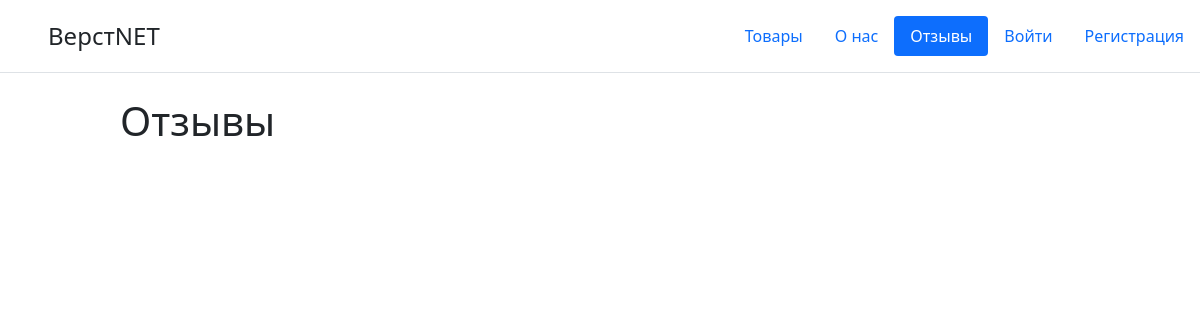
Before: /comments with the older database file.
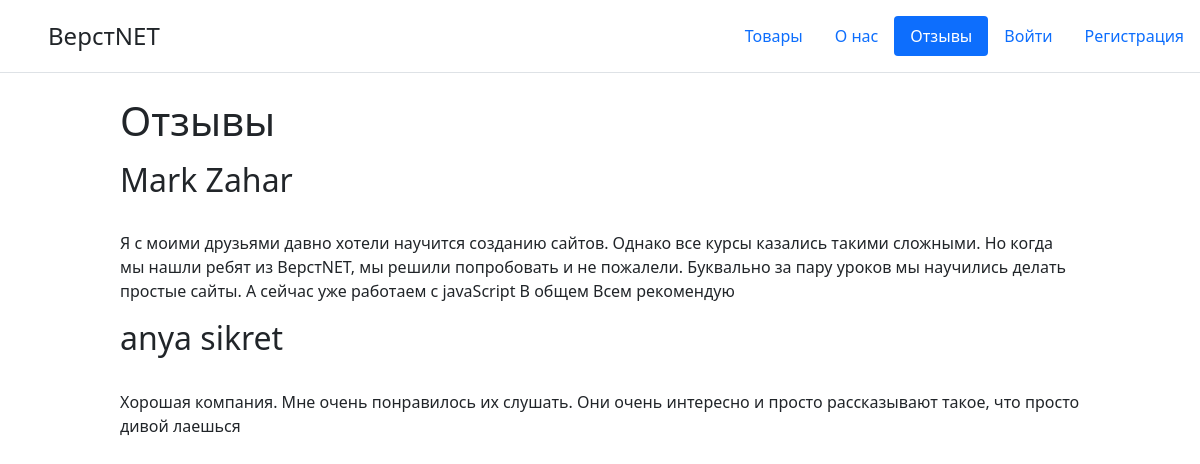
After: the same page with the newer database file.
### data/comments.py (models this page shows)
class Comments(SqlAlchemyBase, SerializerMixin):
    __tablename__ = 'comments'
    id = sqlalchemy.Column(sqlalchemy.Integer,
                           primary_key=True, autoincrement=True)
    user_id = sqlalchemy.Column(sqlalchemy.Integer, sqlalchemy.ForeignKey("users.id"))
    user = orm.relation('User')
    text = sqlalchemy.Column(sqlalchemy.String)

### data/user.py (models this page shows, shortened)
class User(SqlAlchemyBase, UserMixin, SerializerMixin):
    __tablename__ = 'users'
    id = sqlalchemy.Column(sqlalchemy.Integer,
                           primary_key=True, autoincrement=True)
    surname = sqlalchemy.Column(sqlalchemy.String)
    name = sqlalchemy.Column(sqlalchemy.String)
    email = sqlalchemy.Column(sqlalchemy.String)
    hashed_password = sqlalchemy.Column(sqlalchemy.String)

### main.py (the view)
@app.route('/comments', methods=['GET', 'POST'])
def comments():
    if request.method == 'POST':
        return redirect('/write_comment')
    db_sess = db_session.create_session()
    comm = db_sess.query(Comments).all()
    params = {
        'title': "ВерстNET",
        'now_tab': 3 ,
        'comments': comm
    }
    return render_template('comments.html', **params)

### data/db_session.py (called while the page is built)
def create_session() -> Session:
    global __factory
    return __factory()

### templates/comments.html (shortened to what this page needs)
{% extends "base.html" %}
{% block content %}
<div style="display: block; margin: 0 10%">
    <form method="post">
        <h1>Отзывы</h1>
        <p>
        {% for i in comments %}
            <p>
                <h2>{{ i.user.name }} {{ i.user.surname }}</h2>
                <br>
                {{ i.text }}
            </p>
        {% endfor %}
    </form>
</div>
{% endblock %}

### templates/base.html (shortened to what this page needs)
<!DOCTYPE html>
<html lang="ru">
<head>
    <link rel="stylesheet"
		  href="https://stackpath.bootstrapcdn.com/bootstrap/4.2.1/css/bootstrap.min.css"
>
	<link href="https://cdn.jsdelivr.net/npm/bootstrap@5.0.0-beta2/dist/css/bootstrap.min.css"
		  rel="stylesheet"
>
    <link rel="stylesheet" href="static/css/styles.css" type="text/css">
</head>
<body>
      <header class="d-flex flex-wrap justify-content-center py-3 mb-4 border-bottom">
        <a href="/" class="d-flex align-items-center mb-3 mb-md-0 me-md-auto text-dark text-decoration-none">
          <svg class="bi me-2" width="40" height="32"><use xlink:href="#bootstrap"/></svg>
          <span class="fs-4"> ВерстNET</span>
        </a>
        <ul class="nav nav-pills">
          <li class="nav-item"><a href="/" class="nav-link {% if now_tab == 1 %} active {% endif %}">Товары</a></li>
          <li class="nav-item"><a href="/about_us" class="nav-link {% if now_tab == 2 %} active {% endif %}">О нас</a></li>
          <li class="nav-item"><a href="/comments" class="nav-link {% if now_tab == 3 %} active {% endif %}">Отзывы</a></li>
            {% if current_user.is_authenticated %}
                <li class="nav-item"><a href="/bag" class="nav-link {% if now_tab == 6 %} active {% endif %}">Корзина</a></li>
            <li><a class="navbar-brand" href="/logout">{{ current_user.name }}</a></li>
            {% else %}
            <li class="nav-item"><a href="/login" class="nav-link {% if now_tab == 4 %} active {% endif %}">Войти</a></li>
          <li class="nav-item"><a href="/register" class="nav-link {% if now_tab == 5 %} active {% endif %}">Регистрация</a></li>
            {% endif %}
        </ul>
      </header>
      <main>
          {% block content %} {% endblock %}
      </main>
</body>
</html>

### static/css/styles.css (style rules this page uses)
body { background-image: 'background.png' }

Changed rows visible on the page:
added Comments: user.name "Mark", user.surname "Zahar", text "Я с моими друзьями давно хотели научится созданию сайтов. Однако все курсы казались такими сложными. Но когда мы нашли ребят из ВерстNET, мы решили попробовать и не пожалели. Буквально за пару уроков мы научились делать простые сайты. А сейчас уже работаем с javaScript В общем Всем рекомендую"
added Comments: user.name "anya", user.surname "sikret", text "Хорошая компания. Мне очень понравилось их слушать. Они очень интересно и просто рассказывают такое, что просто дивой лаешься"
